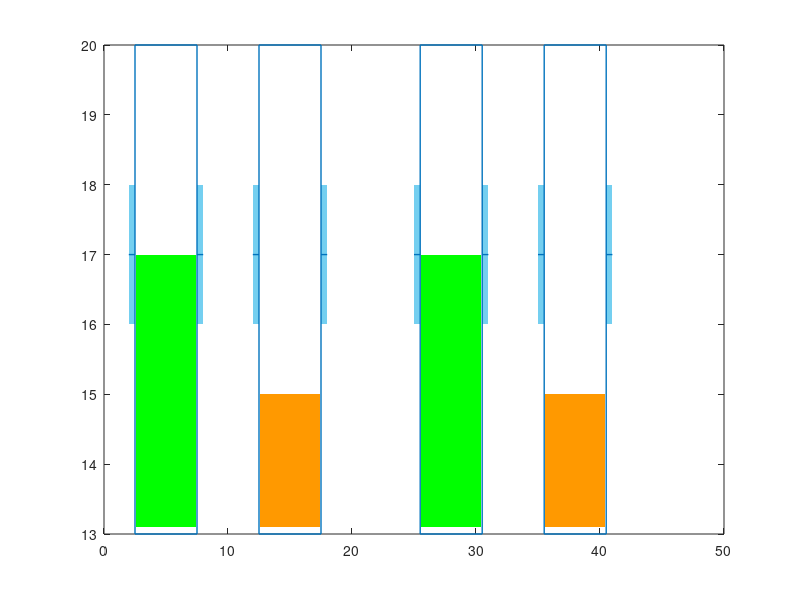

Write MATLAB code to recreate this figure. (Note: this script raises an error after producing the figure.)
% PRfig=figure('position',[993    80   588   366],'menubar','none','numbertitle','off');
  ColorBar=[0 0.4470 0.7410];
ColorBar2=[116/256 208/256 241/256];
  LW=1; FontSz=13;
 
%% GAUCHE
  dec=0; ht=1;
% Marqueurs Remplissage sur A et B
fill([2 2 2.5 2.5]+dec,[15 17 17 15]+ht,ColorBar2,'linestyle','none'); hold on
plot([2 2.5]+dec,[16 16]+ht,'Color',ColorBar,'linewidth',LW)
fill([8 8 7.5 7.5]+dec,[15 17 17 15]+ht,ColorBar2,'linestyle','none'); hold on
plot([7.5 8]+dec,[16 16]+ht,'Color',ColorBar,'linewidth',LW)
fill(10+[2 2 2.5 2.5]+dec,[15 17 17 15]+ht,ColorBar2,'linestyle','none'); hold on
plot(10+[2 2.5]+dec,[16 16]+ht,'Color',ColorBar,'linewidth',LW)
fill(10+[8 8 7.5 7.5]+dec,[15 17 17 15]+ht,ColorBar2,'linestyle','none'); hold on
plot(10+[7.5 8]+dec,[16 16]+ht,'Color',ColorBar,'linewidth',LW)

% A B
plot([2.5 2.5 7.5 7.5 2.5]+dec,[12 19 19 12 12]+ht,'Color',ColorBar,'linewidth',LW); 
plot([12.5 12.5 17.5 17.5 12.5]+dec,[12 19 19 12 12]+ht,'Color',ColorBar,'linewidth',LW); 

% Niveaux des Reservoirs
h_NIV(1)=fill([2.6 2.6 7.4 7.4]+dec,[12.1 16 16 12.1]+ht,[0 1 0],'linestyle','none');
h_NIV(2)=fill(10+[2.6 2.6 7.4 7.4]+dec,[12.1 14 14 12.1]+ht,[1 0.6 0],'linestyle','none');

  %% DROITE = gauche + dec en x
  dec=23;
% Marqueurs Remplissage sur A et B
fill([2 2 2.5 2.5]+dec,[15 17 17 15]+ht,ColorBar2,'linestyle','none'); hold on
plot([2 2.5]+dec,[16 16]+ht,'Color',ColorBar,'linewidth',LW)
fill([8 8 7.5 7.5]+dec,[15 17 17 15]+ht,ColorBar2,'linestyle','none'); hold on
plot([7.5 8]+dec,[16 16]+ht,'Color',ColorBar,'linewidth',LW)
fill(10+[2 2 2.5 2.5]+dec,[15 17 17 15]+ht,ColorBar2,'linestyle','none'); hold on
plot(10+[2 2.5]+dec,[16 16]+ht,'Color',ColorBar,'linewidth',LW)
fill(10+[8 8 7.5 7.5]+dec,[15 17 17 15]+ht,ColorBar2,'linestyle','none'); hold on
plot(10+[7.5 8]+dec,[16 16]+ht,'Color',ColorBar,'linewidth',LW)

% A B
plot([2.5 2.5 7.5 7.5 2.5]+dec,[12 19 19 12 12]+ht,'Color',ColorBar,'linewidth',LW); 
plot([12.5 12.5 17.5 17.5 12.5]+dec,[12 19 19 12 12]+ht,'Color',ColorBar,'linewidth',LW); 

% Niveaux des Reservoirs
h_NIV(1)=fill([2.6 2.6 7.4 7.4]+dec,[12.1 16 16 12.1]+ht,[0 1 0],'linestyle','none');
h_NIV(2)=fill(10+[2.6 2.6 7.4 7.4]+dec,[12.1 14 14 12.1]+ht,[1 0.6 0],'linestyle','none');
%%
PerfResTot=mean(PR);
PrA=round(length(find(PR(:,1)<500))/size(PR,1)*100,2);
PrB=round(length(find(PR(:,2)<500))/size(PR,1)*100,2);

% PR A
h_tNiv(1)=text(2.5,11+ht,[num2str(PrA) '%'],'fontsize',FontSz,'color',[0 0.8 0]); %plot([4 4 6 6 4],[10.5 11.5 11.5 10.5 10.5],'k')
h_tNiv(2)=text(12.5,11+ht,[num2str(100-PrA) '%'],'fontsize',FontSz,'color',[0.9 0.6 0]); %plot(10+[4 4 6 6 4],[10.5 11.5 11.5 10.5 10.5],'k')
% PR B
h_tNiv(1)=text(3+dec,11+ht,[num2str(PrB) '%'],'fontsize',FontSz,'color',[0 0.8 0]); %plot([4 4 6 6 4],[10.5 11.5 11.5 10.5 10.5],'k')
h_tNiv(2)=text(13+dec,11+ht,[num2str(100-PrB) '%'],'fontsize',FontSz,'color',[0.9 0.6 0]); %plot(10+[4 4 6 6 4],[10.5 11.5 11.5 10.5 10.5],'k')

text(1,26+ht,'\bf Fuel Percentage in Critical Zone','fontsize',20)
text(5.5,21+ht,'\bf Tank A','fontsize',16)
text(28.5,21+ht,'\bf Tank B','fontsize',16)

text(5,5.5+ht,'2500','fontsize',16)
text(17,5.5+ht,'\pm 500','fontsize',16,'color',[1 0.6 0])
text(27.5,5.5+ht,'\pm 1000','fontsize',16,'color',[1 0 0])
ttt=text(15,2,['\pm ' num2str(round(mean(PR(:)),2))],'fontsize',20);

if mean(PR(:)) >= 500 && mean(PR(:)) < 1000
    set(ttt,'color',[1 0.6 0])
else if mean(PR(:)) >= 1000
         set(ttt,'color','r');
    else
       set(ttt,'color','k');
    end

end


PerfResTot=min(PerfResTot,1500);
ht=8.5; lg=2.5;
plot([5 15]+lg,[0 0]+ht,'k','linewidth',3); hold on
plot([15 25]+lg,[0 0]+ht,'Color',[1 0.6 0],'linewidth',3)
plot([25 35]+lg,[0 0]+ht,'r','linewidth',3)
plot((mean(PerfResTot)/50)+5+lg,ht,'ok','markersize',10,'linewidth',2)

ylim([0 30])
xlim([0 45])

axis off
% grid on